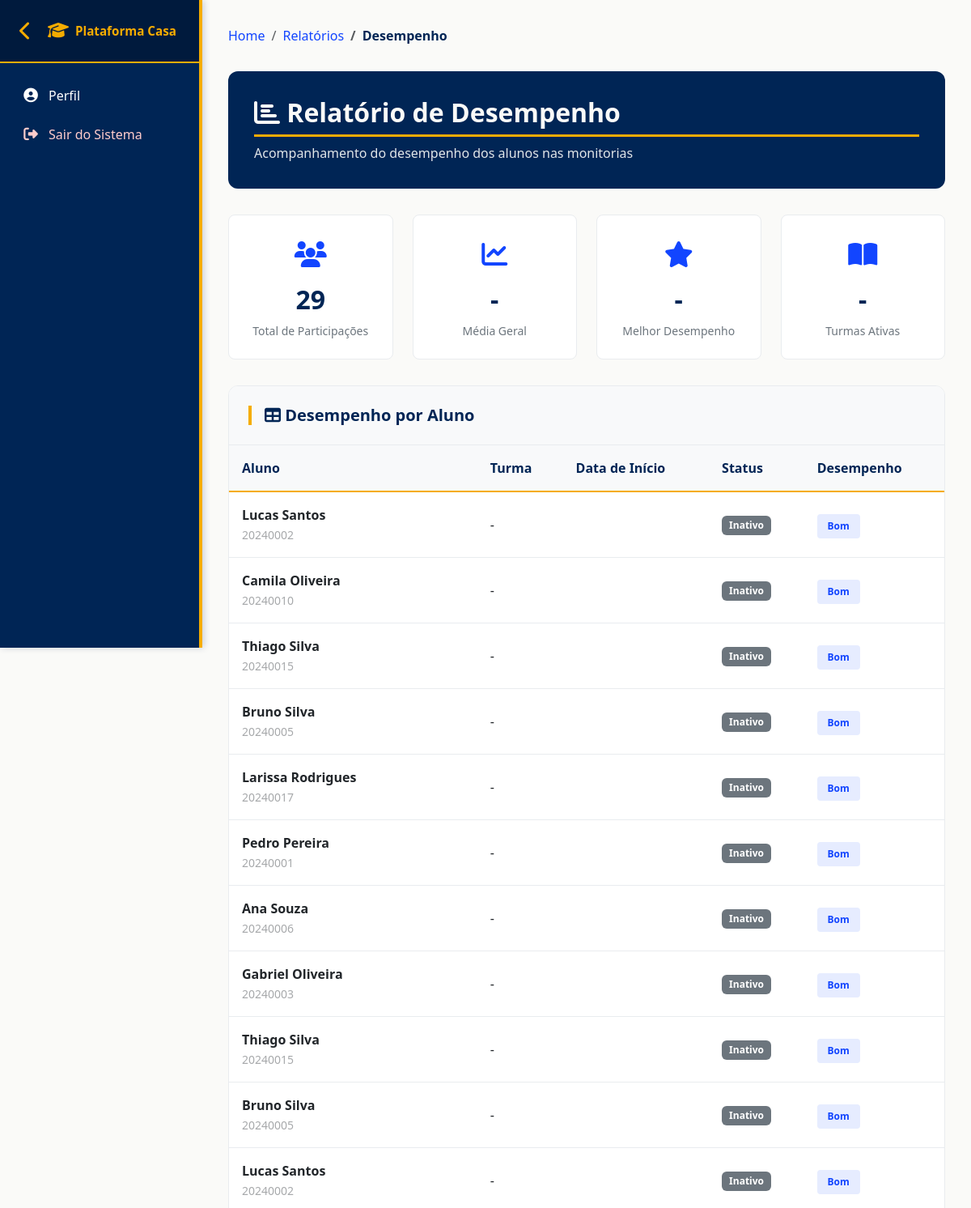
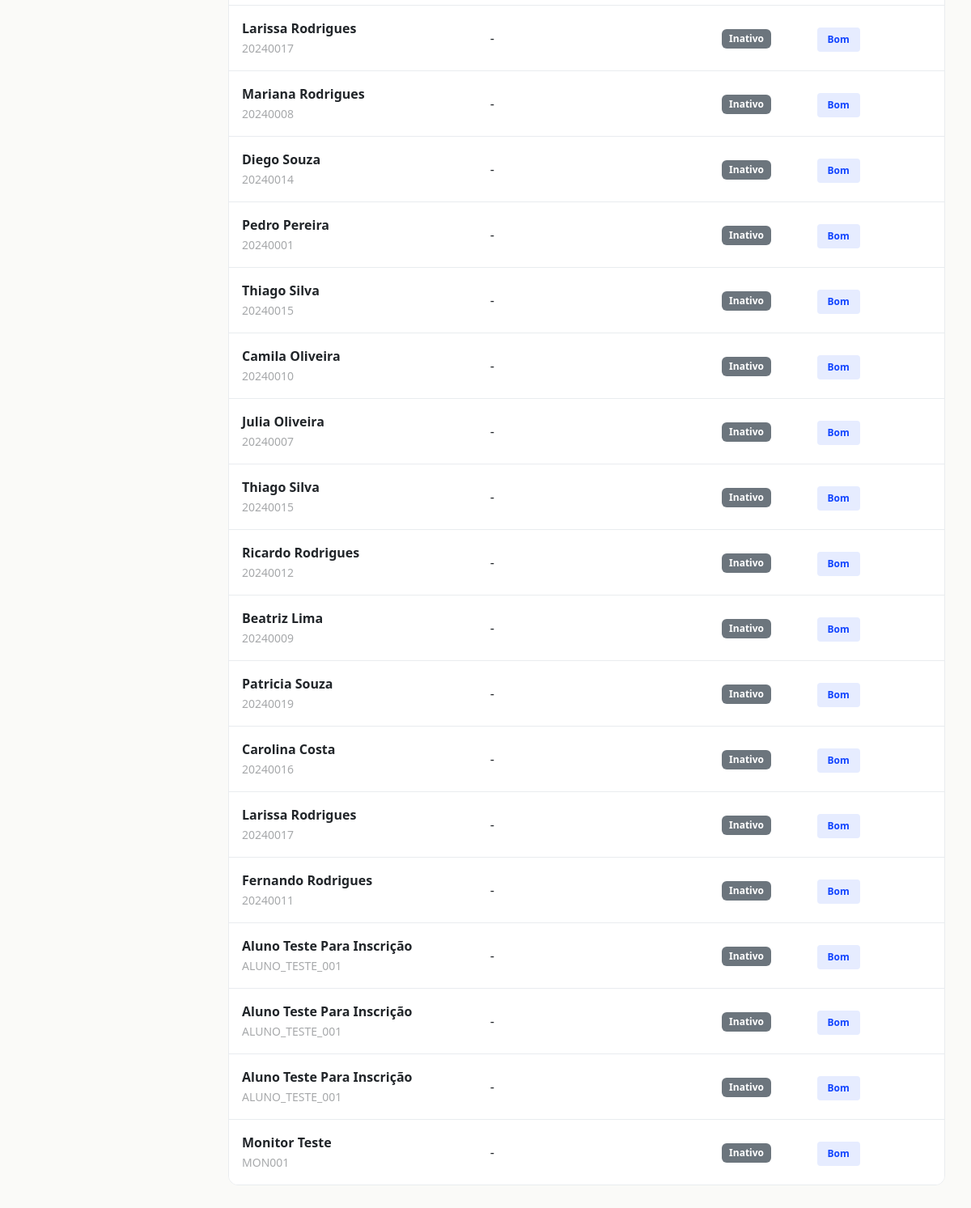
/relatorios/desempenho/, run on the app's committed database (2 pictures, top to bottom).
### plataforma_Casa/models.py (models this page shows, shortened)
class ParticipacaoMonitoria(models.Model):
    aluno = models.ForeignKey(Aluno, on_delete=models.CASCADE)
    turma = models.ForeignKey(Turma, on_delete=models.CASCADE)
    ap1 = models.DecimalField(max_digits=5, decimal_places=2, null=True, blank=True)
    ap2 = models.DecimalField(max_digits=5, decimal_places=2, null=True, blank=True)
    cr = models.DecimalField(max_digits=5, decimal_places=2, null=True, blank=True)

class Usuario(models.Model):
    nome = models.CharField(max_length=100)
    email = models.EmailField(max_length=100)
    tipo_usuario = models.ForeignKey(TipoUsuario, on_delete=models.CASCADE)
    ativo = models.BooleanField(default=True)

class Aluno(Usuario):
    matricula = models.CharField(max_length=20, unique=True)
    curso = models.ForeignKey(Curso, on_delete=models.CASCADE)
    data_ingresso = models.DateField()
    periodo = models.IntegerField()
    cr_geral = models.FloatField()

### plataforma_Casa/views.py (the view)
# urls.py: path('relatorios/desempenho/', views.relatorio_desempenho, name='relatorio_desempenho'),
def relatorio_desempenho(request):
    participacoes = ParticipacaoMonitoria.objects.all().select_related('aluno', 'turma')
    context = {
        'participacoes': participacoes,
        'titulo': 'Relatório de Desempenho',
    }
    return render(request, 'relatorios/desempenho.html', context)

### plataforma_Casa/context_processors.py (called while the page is built, shortened)
def user_groups(request):
    return {
        'is_aluno': False,
        'is_monitor': False,
        'is_professor': False,
        'is_admin': False,
    }

### plataforma_Casa/templates/relatorios/desempenho.html (shortened to what this page needs)
{% extends 'base.html' %}
{% block content %}
<nav aria-label="breadcrumb">
    <ol class="breadcrumb">
        <li class="breadcrumb-item"><a href="{% url 'dashboard' %}">Home</a></li>
        <li class="breadcrumb-item"><a href="{% url 'listar_relatorios' %}">Relatórios</a></li>
        <li class="breadcrumb-item active">Desempenho</li>
    </ol>
</nav>
<div class="page-header">
    <h1><i class="fas fa-chart-bar"></i> Relatório de Desempenho</h1>
    <p>Acompanhamento do desempenho dos alunos nas monitorias</p>
</div>
<div class="stats-grid">
    <div class="stat-card">
        <div class="stat-icon">
            <i class="fas fa-users"></i>
        </div>
        <div class="stat-value">{{ participacoes.count }}</div>
        <div class="stat-label">Total de Participações</div>
    </div>
    <div class="stat-card">
        <div class="stat-icon">
            <i class="fas fa-chart-line"></i>
        </div>
        <div class="stat-value">-</div>
        <div class="stat-label">Média Geral</div>
    </div>
    <div class="stat-card">
        <div class="stat-icon">
            <i class="fas fa-star"></i>
        </div>
        <div class="stat-value">-</div>
        <div class="stat-label">Melhor Desempenho</div>
    </div>
    <div class="stat-card">
        <div class="stat-icon">
            <i class="fas fa-book-open"></i>
        </div>
        <div class="stat-value">{{ participacoes.values_list.turma.distinct.count|default:"-" }}</div>
        <div class="stat-label">Turmas Ativas</div>
    </div>
</div>
<div class="table-container">
    <div class="table-header">
        <h2><i class="fas fa-table"></i> Desempenho por Aluno</h2>
    </div>
    {% if participacoes %}
    <div class="table-responsive">
        <table class="table">
            <thead>
                <tr>
                    <th>Aluno</th>
                    <th>Turma</th>
                    <th>Data de Início</th>
                    <th>Status</th>
                    <th>Desempenho</th>
                </tr>
            </thead>
            <tbody>
                {% for participacao in participacoes %}
                <tr>
                    <td>
                        <strong>{{ participacao.aluno.nome }}</strong><br>
                        <small class="text-muted">{{ participacao.aluno.matricula }}</small>
                    </td>
                    <td>{{ participacao.turma.codigo }} - {{ participacao.turma.disciplina }}</td>
                    <td>{{ participacao.data_inicio|date:"d/m/Y" }}</td>
                    <td>
                        {% if participacao.ativo %}
                        <span class="badge bg-success">Ativo</span>
                        {% else %}
                        <span class="badge bg-secondary">Inativo</span>
                        {% endif %}
                    </td>
                    <td>
                        <span class="badge-custom badge-bom">Bom</span>
                    </td>
                </tr>
                {% endfor %}
            </tbody>
        </table>
    </div>
    {% else %}
    <div class="empty-state">
        <i class="fas fa-chart-bar"></i>
        <h4>Nenhuma participação encontrada</h4>
        <p>Não há dados de desempenho para exibir no momento.</p>
    </div>
    {% endif %}
</div>
{% endblock %}

### plataforma_Casa/static/css/cores-institucionais.css (style rules this page uses)
:root { --cor-amarelo-institucional: #F5AC00; --cor-azul-escuro-principal: #002555; --cor-azul-auxiliar: #1245FF; --cor-cinza-escuro: #6d6e71; --cor-cinza-medio: #a7a9ab; --cor-cinza-claro: #d1d3d4; --cor-branco: #ffffff; --cor-preto: #000000; --cor-sucesso: #27ae60; --cor-erro: #e74c3c; --cor-aviso: #f39c12; --cor-info: #3498db; --sombra-leve: rgba(0, 37, 85, 0.1); --sombra-media: rgba(0, 37, 85, 0.2); --sombra-forte: rgba(0, 37, 85, 0.3); }
html, body { background-color: var(--cor-branco); color: var(--cor-cinza-escuro); font-family: 'Segoe UI', Tahoma, Geneva, Verdana, sans-serif; }
.table { color: var(--cor-cinza-escuro); border-color: var(--cor-cinza-claro); }
.table thead { background: linear-gradient(135deg, var(--cor-azul-escuro-principal) 0%, var(--cor-azul-auxiliar) 100%); color: var(--cor-branco); font-weight: 600; border-bottom: 2px solid var(--cor-amarelo-institucional); }
.table thead th { border-color: var(--cor-amarelo-institucional); }
.table tbody tr { border-bottom-color: var(--cor-cinza-claro); transition: all 0.2s ease; }
h1, h2, h3, h4, h5, h6 { color: var(--cor-azul-escuro-principal); font-weight: 700; }
h1 { border-bottom: 3px solid var(--cor-amarelo-institucional); padding-bottom: 0.5rem; }
h2 { border-left: 4px solid var(--cor-amarelo-institucional); padding-left: 1rem; }
a { color: var(--cor-azul-escuro-principal); text-decoration: none; transition: all 0.3s ease; }
.text-muted { color: var(--cor-cinza-medio) !important; }

### plataforma_Casa/static/css/cores-padrao.css (style rules this page uses)
:root { --cor-amarelo-institucional: #F5AC00; --cor-azul-escuro-principal: #002555; --cor-azul-auxiliar: #1245FF; --cor-cinza-escuro: #6d6e71; --cor-cinza-medio: #a7a9ab; --cor-cinza-claro: #d1d3d4; --cor-branco: #ffffff; --cor-preto: #000000; --cor-sucesso: #27ae60; --cor-erro: #e74c3c; --cor-aviso: #f39c12; --cor-info: #3498db; }
.badge { font-weight: 600; padding: 0.5em 0.75em; border-radius: 6px; }
.display-4, h1, h2 { color: var(--cor-azul-escuro-principal); }
a { color: var(--cor-azul-escuro-principal); transition: all 0.3s ease; }
.breadcrumb-item.active { color: var(--cor-azul-escuro-principal) !important; }

### plataforma_Casa/templates/base.html (style rules this page uses)
* { margin: 0; padding: 0; box-sizing: border-box; }
body { background-color: #fafaf8; padding-top: 0; overflow-x: hidden; max-width: 100vw; }
html { overflow-x: hidden; max-width: 100vw; }
html, body { height: 100%; overflow-x: hidden; max-width: 100%; }
.breadcrumb { background-color: transparent; padding: 0; margin-bottom: 2rem; }
.breadcrumb-item.active { color: #667eea; font-weight: 600; }
.card, .table-responsive, img, iframe, video { max-width: 100%; overflow-x: auto; }
.main-content > * { max-width: 100%; }
.table-responsive { overflow-x: auto; -webkit-overflow-scrolling: touch; }
table { table-layout: auto; width: 100%; }

### data on the page
ParticipacaoMonitoria: aluno.nome "Lucas Santos", aluno.matricula "20240002"
ParticipacaoMonitoria: aluno.nome "Camila Oliveira", aluno.matricula "20240010"
ParticipacaoMonitoria: aluno.nome "Thiago Silva", aluno.matricula "20240015"
ParticipacaoMonitoria: aluno.nome "Bruno Silva", aluno.matricula "20240005"
ParticipacaoMonitoria: aluno.nome "Larissa Rodrigues", aluno.matricula "20240017"
ParticipacaoMonitoria: aluno.nome "Pedro Pereira", aluno.matricula "20240001"
ParticipacaoMonitoria: aluno.nome "Ana Souza", aluno.matricula "20240006"
ParticipacaoMonitoria: aluno.nome "Gabriel Oliveira", aluno.matricula "20240003"
ParticipacaoMonitoria: aluno.nome "Thiago Silva", aluno.matricula "20240015"
ParticipacaoMonitoria: aluno.nome "Bruno Silva", aluno.matricula "20240005"
ParticipacaoMonitoria: aluno.nome "Lucas Santos", aluno.matricula "20240002"
ParticipacaoMonitoria: aluno.nome "Larissa Rodrigues", aluno.matricula "20240017"
ParticipacaoMonitoria: aluno.nome "Mariana Rodrigues", aluno.matricula "20240008"
ParticipacaoMonitoria: aluno.nome "Diego Souza", aluno.matricula "20240014"
ParticipacaoMonitoria: aluno.nome "Pedro Pereira", aluno.matricula "20240001"
ParticipacaoMonitoria: aluno.nome "Thiago Silva", aluno.matricula "20240015"
ParticipacaoMonitoria: aluno.nome "Camila Oliveira", aluno.matricula "20240010"
ParticipacaoMonitoria: aluno.nome "Julia Oliveira", aluno.matricula "20240007"
ParticipacaoMonitoria: aluno.nome "Thiago Silva", aluno.matricula "20240015"
ParticipacaoMonitoria: aluno.nome "Ricardo Rodrigues", aluno.matricula "20240012"
ParticipacaoMonitoria: aluno.nome "Beatriz Lima", aluno.matricula "20240009"
ParticipacaoMonitoria: aluno.nome "Patricia Souza", aluno.matricula "20240019"
ParticipacaoMonitoria: aluno.nome "Carolina Costa", aluno.matricula "20240016"
ParticipacaoMonitoria: aluno.nome "Larissa Rodrigues", aluno.matricula "20240017"
ParticipacaoMonitoria: aluno.nome "Fernando Rodrigues", aluno.matricula "20240011"
ParticipacaoMonitoria: aluno.nome "Aluno Teste Para Inscrição", aluno.matricula "ALUNO_TESTE_001"
ParticipacaoMonitoria: aluno.nome "Aluno Teste Para Inscrição", aluno.matricula "ALUNO_TESTE_001"
ParticipacaoMonitoria: aluno.nome "Aluno Teste Para Inscrição", aluno.matricula "ALUNO_TESTE_001"
ParticipacaoMonitoria: aluno.nome "Monitor Teste", aluno.matricula "MON001"

### other printed values
{{ participacoes.count }} "29"
{{ participacoes.values_list.turma.distinct.count|default:"-" }} "-"
